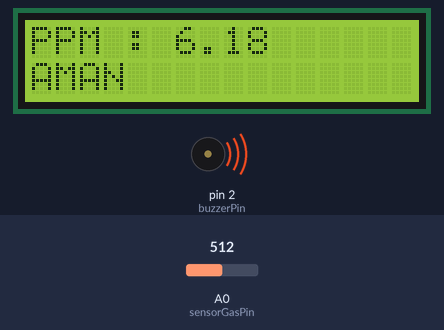
The sketch below on a simulated Arduino Uno, built with avr-gcc and run on an emulated ATmega328P. On the bench: 16×2 character LCD, buzzer (waves = sounding, pin HIGH). Inputs (shaded band) come from the test bench; at power-on: A0 (sensorGasPin) = 512. Storage starts empty; what the sketch prints to the serial monitor is not drawn.

Above: at 11.0 s.
11.1 s: A0 (sensorGasPin) set to 575
At 12.6 s:
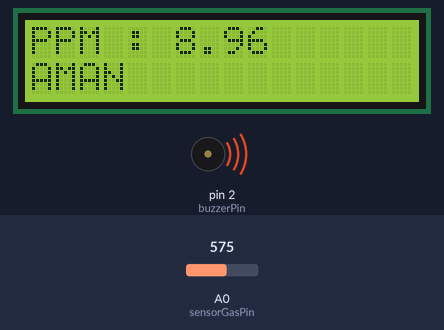
13.3 s: A0 (sensorGasPin) set to 609
At 15.09 s:
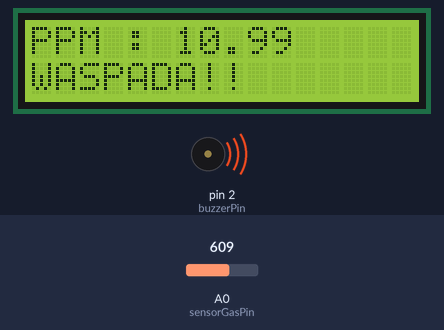
16.3 s: A0 (sensorGasPin) set to 954
At 17.7 s:
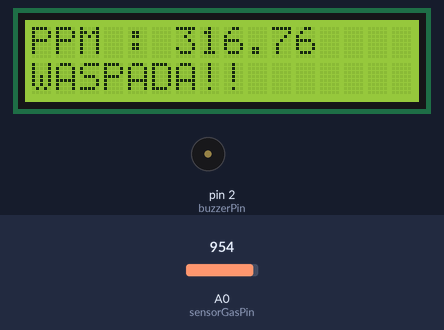
18.8 s: A0 (sensorGasPin) set to 979
At 18.94 s:
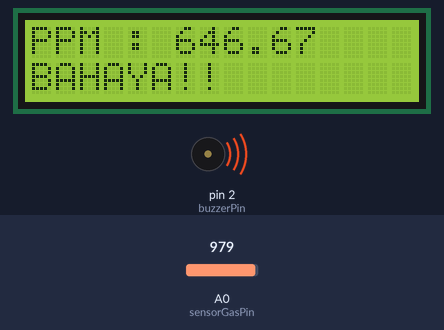
20.9 s: A0 (sensorGasPin) set to 1014
At 21.94 s:
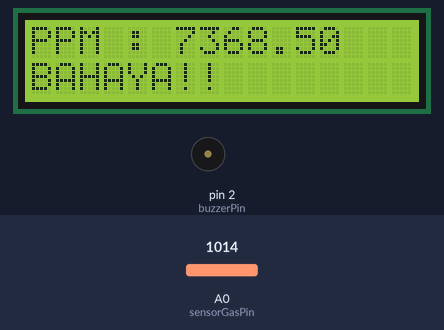
23.3 s: A0 (sensorGasPin) set to 1023
At 24.14 s:
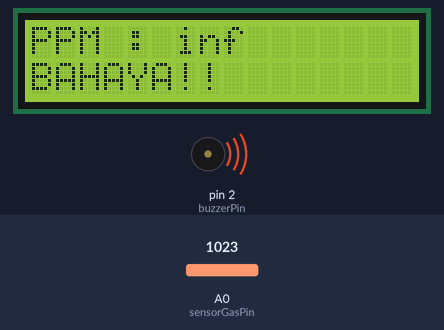
Timing chart, 0 to 26.9 s (numbered marks = the images above; inputs shaded):
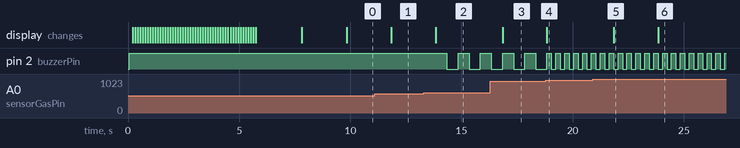

Measured:
- the behaviour switches between 593 and 594 on A0 (sensorGasPin) (found by bisection; images 1 and 2)
- the behaviour switches between 971 and 972 on A0 (sensorGasPin) (found by bisection; images 3 and 4)
- the behaviour switches between 1022 and 1023 on A0 (sensorGasPin) (found by bisection; images 5 and 6)
- after the input at 11.1 s, the display: changes after 0.74 s (image 1)
- after the input at 13.3 s, pin 2 (buzzerPin): alternates HIGH for 0.50 s and LOW for 0.50 s, starting after 1.0 s; the display: changes after 0.55 s (image 2)
- after the input at 16.3 s, the display: changes after 0.55 s (image 3)
- after the input at 18.8 s, pin 2 (buzzerPin): alternates HIGH for 0.20 s and LOW for 0.20 s, starting after 0.25 s; the display: changes after 0.05 s (image 4)
- after the input at 20.9 s, the display: changes after 0.95 s (image 5)
- after the input at 23.3 s, the display: changes after 0.55 s (image 6)

The sketch:

mq7_buzzerLow.ino
```cpp
#include <Wire.h>
#include <LiquidCrystal_I2C.h>
#include <SPI.h>
#include <SD.h>


int sensorGasPin = A0;
int buzzerPin = 2;

int sensorValue = 0;
float voltage = 0;
float ppm = 0;
int warningCount = 0;

// Konstanta kalibrasi
const float RL = 10.0;
float R0 = 1.56;

// Variabel untuk non-blocking buzzer
unsigned long previousMillis = 0;
unsigned long buzzerInterval = 0;
bool buzzerState = false;
int currentMode = 0; // 0=aman, 1=waspada, 2=bahaya

// Alamat I2C LCD
LiquidCrystal_I2C lcd(0x27, 16, 2);

const int chipSelect = 10; // Pin CS SD Card
File dataFile;

void setup() {
  lcd.init();
  lcd.backlight();
  lcd.clear();
  pinMode(buzzerPin, OUTPUT);
  digitalWrite(buzzerPin, HIGH);


  // Cek koneksi I2C LCD
  Serial.begin(9600);
  Wire.begin();
  Wire.beginTransmission(0x27);
  if(Wire.endTransmission() == 0) {
    Serial.println("LCD I2C found at 0x27");
  } else {
    Serial.println("LCD I2C not found at 0x27, trying 0x3F...");
    Wire.beginTransmission(0x3F);
    if(Wire.endTransmission() == 0) {
      Serial.println("LCD I2C found at 0x3F");
    } else {
      Serial.println("LCD I2C not found!");
    }
  }

  calibrateSensor();
  inisialisasiSDCard();
  delay(2000);
}

void loop() {
  // Baca sensor dan hitung PPM
  static unsigned long lastSensorRead = 0;
  if (millis() - lastSensorRead >= 1000) { // Baca sensor setiap 1 detik
    lastSensorRead = millis();

    int nilaiSensor = analogRead(sensorGasPin);
    voltage = nilaiSensor * (5.0 / 1023.0);
    float RS = ((5.0 * RL) / voltage) - RL;
    float ratio = RS / R0;

    ppm = pow((ratio / 1), -1.5) * 100;
    if(ppm < 0) ppm = 0;

    // Update LCD
    Serial.print("PPM : ");
    Serial.println(ppm);
    lcd.clear();
    lcd.setCursor(0, 0);
    lcd.print("PPM : ");
    lcd.print(ppm);

    // Tentukan mode berdasarkan PPM
    lcd.setCursor(0, 1);
    dataFile = SD.open("log.csv", FILE_WRITE);
    if(ppm >= 10 && ppm <= 500){
      lcd.print("WASPADA!!");
      currentMode = 1;
      buzzerInterval = 500; // 500ms interval untuk waspada
      if (dataFile) {
        dataFile.print(ppm);
        dataFile.print(",");
        dataFile.println("Waspada");
        dataFile.close();
        Serial.println("Data disimpan ke SD card.");
      } else {
        Serial.println("Gagal menulis ke file log.csv.");
      }
    }
    else if(ppm > 500){
      lcd.print("BAHAYA!!");
      currentMode = 1;
      buzzerInterval = 200; // 200ms interval untuk bahaya
      if (dataFile) {
        dataFile.print(ppm);
        dataFile.print(",");
        dataFile.println("Bahaya");
        dataFile.close();
        Serial.println("Data disimpan ke SD card.");
      } else {
        Serial.println("Gagal menulis ke file log.csv.");
      }
    }
    else {
      lcd.print("AMAN");
      currentMode = 0;
      digitalWrite(buzzerPin, HIGH);
      if (dataFile) {
        dataFile.print(ppm);
        dataFile.print(",");
        dataFile.println("Aman");
        dataFile.close();
        Serial.println("Data disimpan ke SD card.");
      } else {
        Serial.println("Gagal menulis ke file log.csv.");
      }
    }
  }

  // Kontrol buzzer non-blocking
  handleBuzzer();
}

void handleBuzzer() {
  unsigned long currentMillis = millis();
  if (currentMode == 0) {
    // Mode aman - buzzer mati
    digitalWrite(buzzerPin, HIGH);
    buzzerState = false;
  }
  else if (currentMode == 1) {
    // Mode waspada atau bahaya - buzzer berkedip
    if (currentMillis - previousMillis >= buzzerInterval) {
      previousMillis = currentMillis;
      buzzerState = !buzzerState;
      digitalWrite(buzzerPin, buzzerState ? HIGH : LOW);
    }
  }
}

// Fungsi kalibrasi sensor (tidak berubah)
void calibrateSensor() {
  lcd.clear();
  lcd.setCursor(0, 0);
  lcd.print("Kalibrasi...");

  Serial.println("Kalibrasi sensor di udara bersih...");
  float total = 0;

  for(int i = 0; i < 50; i++) {
    int val = analogRead(sensorGasPin);
    float volt = val * (5.0 / 1023.0);
    float rs = ((5.0 * RL) / volt) - RL;
    total += rs;

    lcd.setCursor(0, 1);
    lcd.print("Progress: ");
    lcd.print((i+1)*2);
    lcd.print("%");
    delay(100);
  }

  float avgRS = total / 50;
  float R0 = avgRS / 1;
  lcd.clear();
  lcd.setCursor(0, 0);
  lcd.print("Calibration");
  lcd.setCursor(0, 1);
  lcd.print("Complete!");
  Serial.print("Nilai R0 kalibrasi: ");
  Serial.println(R0);
  delay(2000);
}

void inisialisasiSDCard(){
  lcd.clear();
  lcd.setCursor(0,0);
  lcd.print("Cek SD Card");
  if (!SD.begin(chipSelect)) {
    Serial.println("Gagal menginisialisasi SD card.");
    lcd.setCursor(0,1);
    lcd.print("Gagal");
    while (1); // Hentikan program
  }
  Serial.println("SD card berhasil diinisialisasi.");
  lcd.setCursor(0,1);
  lcd.print("Berhasil");
  // Buat header jika file belum ada
  if (!SD.exists("log.csv")) {
    dataFile = SD.open("log.csv", FILE_WRITE);
    if (dataFile) {
      dataFile.println("Nilai PPM,Status");
      dataFile.close();
      Serial.println("File log.csv dibuat dengan header.");
    }
  }
}
```
